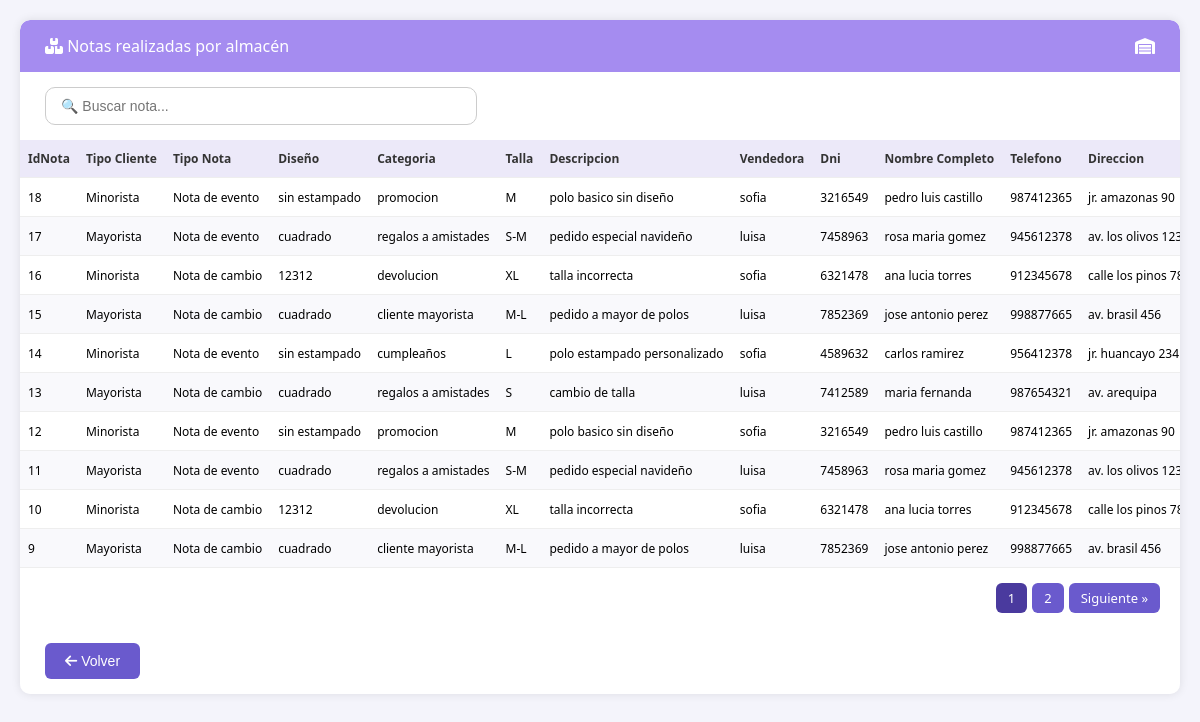
Page /tablanota2.php on the committed database.
### tables this page shows
CREATE TABLE `notas` (
  `idNota` int NOT NULL,
  `tipo_cliente` varchar(50) DEFAULT NULL,
  `tipo_nota` varchar(50) DEFAULT NULL,
  `diseño` varchar(100) DEFAULT NULL,
  `categoria` varchar(100) DEFAULT NULL,
  `talla` varchar(50) DEFAULT NULL,
  `descripcion` text,
  `vendedora` varchar(100) DEFAULT NULL,
  `dni` varchar(15) DEFAULT NULL,
  `nombre_completo` varchar(150) DEFAULT NULL,
  `telefono` varchar(20) DEFAULT NULL,
  `direccion` varchar(200) DEFAULT NULL,
  `provincia` varchar(100) DEFAULT NULL,
  `distrito` varchar(100) DEFAULT NULL,
  `departamento` varchar(100) DEFAULT NULL,
  `agencia_envio` varchar(100) DEFAULT NULL,
  `tipo_delivery` varchar(50) DEFAULT NULL,
  `tipo_cliente_extra` varchar(50) DEFAULT NULL
);

### tablanota2.php (the view, shortened to what this page needs)
<!DOCTYPE html>
<html lang="es">
<head>
    <link rel="stylesheet" href="https://cdnjs.cloudflare.com/ajax/libs/font-awesome/6.4.0/css/all.min.css">
</head>
<body>
<?php
$conn = new mysqli("localhost", "root", "", "textil_db");
$por_pagina = 10;
$pagina = isset($_GET['pagina']) ? intval($_GET['pagina']) : 1;
$inicio = ($pagina - 1) * $por_pagina;
$total_resultados = $conn->query("SELECT COUNT(*) as total FROM notas");
if ($total_resultados) {
    $total = $total_resultados->fetch_assoc()['total'];
    $total_paginas = ceil($total / $por_pagina);
} else {
    $total = 0;
    $total_paginas = 0;
}
$resultado = $conn->query("SELECT * FROM notas ORDER BY idNota DESC LIMIT $inicio, $por_pagina");
?>
<div class="container">
    <div class="header">
        <div><i class="fas fa-boxes"></i> Notas realizadas por almacén</div>
        <i class="fas fa-warehouse"></i>
    </div>
    <div class="search-box">
        <input type="text" id="search" placeholder="🔍 Buscar nota..." onkeyup="buscar()">
    </div>
    <table>
        <thead>
            <tr>
                <?php
                if ($resultado->num_rows > 0) {
                    $campos = $resultado->fetch_fields();
                    foreach ($campos as $campo) {
                        $nombre = ucwords(str_replace(['_', '-'], ' ', $campo->name));
                        echo "<th>" . htmlspecialchars($nombre) . "</th>";
                    }
                }
                ?>
            </tr>
        </thead>
        <tbody>
        <?php
        if ($resultado->num_rows > 0) {
            while ($fila = $resultado->fetch_assoc()) {
                echo "<tr>";
                foreach ($fila as $campo => $valor) {
                    $valor = $valor ?? "";
                    echo "<td>" . htmlspecialchars($valor) . "</td>";
                }
                echo "</tr>";
            }
        } else {
            echo "<tr><td colspan='20' style='text-align:center; padding:30px; color:#999;'>
                    <i class='fas fa-inbox' style='font-size:24px; display:block; margin-bottom:10px;'></i>
                    No hay registros disponibles en la base de datos
                  </td></tr>";
        }
        ?>
        </tbody>
    </table>
    <div class="pagination">
        <?php for ($i = 1; $i <= $total_paginas; $i++): ?>
            <a href="?pagina=<?= $i ?>" class="<?= $i == $pagina ? 'active' : '' ?>"><?= $i ?></a>
        <?php endfor; ?>
        <?php if ($pagina < $total_paginas): ?>
            <a href="?pagina=<?= $pagina+1 ?>">Siguiente &raquo;</a>
        <?php endif; ?>
    </div>
    <div class="footer">
        <button onclick="window.location.href='dashboard.php'">
            <i class="fas fa-arrow-left"></i> Volver
        </button>
    </div>
</div>
</body>
</html>

### tablanota2.php (style rules this page uses)
body { font-family: 'Segoe UI', sans-serif; margin: 0; padding: 20px; background-color: #f4f4fb; }
.container { width: 100%; max-width: 1400px; margin: 0 auto; background-color: white; box-shadow: 0 0 10px rgba(0, 0, 0, 0.1); border-radius: 10px; overflow-x: auto; }
.header { background-color: #a58cf0; color: white; padding: 15px 25px; display: flex; align-items: center; justify-content: space-between; border-radius: 10px 10px 0 0; }
table { width: 100%; border-collapse: collapse; font-size: 12px; min-width: 1100px; }
th, td { padding: 10px 8px; text-align: left; border-bottom: 1px solid #eee; white-space: nowrap; }
th { background-color: #ece9f9; color: #333; font-weight: 600; position: sticky; top: 0; z-index: 10; }
tr:nth-child(even) { background-color: #f9f9fc; }
.pagination { text-align: right; padding: 15px 20px; display: flex; justify-content: flex-end; gap: 5px; flex-wrap: wrap; }
.pagination a { background-color: #6a5acd; color: white; padding: 6px 12px; border-radius: 6px; text-decoration: none; font-size: 13px; }
.pagination a.active { background-color: #4a3a9e; }
.search-box { padding: 15px 25px; }
.search-box input { width: 100%; max-width: 400px; padding: 10px 15px; border: 1px solid #ccc; border-radius: 10px; font-size: 14px; transition: border-color 0.3s; }
.footer { padding: 15px 25px; display: flex; justify-content: flex-start; }
.footer button { background-color: #6a5acd; color: white; border: none; padding: 10px 20px; border-radius: 6px; cursor: pointer; font-size: 14px; transition: background-color 0.3s; }

### rows in the picture
notas: valor "18", valor "Minorista", valor "Nota de evento", valor "sin estampado", valor "promocion", valor "M", valor "polo basico sin diseño", valor "sofia", valor "3216549", valor "pedro luis castillo", valor "987412365", valor "jr. amazonas 90"
notas: valor "17", valor "Mayorista", valor "Nota de evento", valor "cuadrado", valor "regalos a amistades", valor "S-M", valor "pedido especial navideño", valor "luisa", valor "7458963", valor "rosa maria gomez", valor "945612378", valor "av. los olivos…"
notas: valor "16", valor "Minorista", valor "Nota de cambio", valor "12312", valor "devolucion", valor "XL", valor "talla incorrecta", valor "sofia", valor "6321478", valor "ana lucia torres", valor "912345678", valor "calle los pinos…"
notas: valor "15", valor "Mayorista", valor "Nota de cambio", valor "cuadrado", valor "cliente mayorista", valor "M-L", valor "pedido a mayor de polos", valor "luisa", valor "7852369", valor "jose antonio perez", valor "998877665", valor "av. brasil 456"
notas: valor "14", valor "Minorista", valor "Nota de evento", valor "sin estampado", valor "cumpleaños", valor "L", valor "polo estampado personalizado", valor "sofia", valor "4589632", valor "carlos ramirez", valor "956412378", valor "jr. huancayo 234"
notas: valor "13", valor "Mayorista", valor "Nota de cambio", valor "cuadrado", valor "regalos a amistades", valor "S", valor "cambio de talla", valor "luisa", valor "7412589", valor "maria fernanda", valor "987654321", valor "av. arequipa"
notas: valor "12", valor "Minorista", valor "Nota de evento", valor "sin estampado", valor "promocion", valor "M", valor "polo basico sin diseño", valor "sofia", valor "3216549", valor "pedro luis castillo", valor "987412365", valor "jr. amazonas 90"
notas: valor "11", valor "Mayorista", valor "Nota de evento", valor "cuadrado", valor "regalos a amistades", valor "S-M", valor "pedido especial navideño", valor "luisa", valor "7458963", valor "rosa maria gomez", valor "945612378", valor "av. los olivos…"
notas: valor "10", valor "Minorista", valor "Nota de cambio", valor "12312", valor "devolucion", valor "XL", valor "talla incorrecta", valor "sofia", valor "6321478", valor "ana lucia torres", valor "912345678", valor "calle los pinos…"
notas: valor "9", valor "Mayorista", valor "Nota de cambio", valor "cuadrado", valor "cliente mayorista", valor "M-L", valor "pedido a mayor de polos", valor "luisa", valor "7852369", valor "jose antonio perez", valor "998877665", valor "av. brasil 456"

### other values in the picture
$nombre "IdNota"
$nombre "Tipo Cliente"
$nombre "Tipo Nota"
$nombre "Diseño"
$nombre "Categoria"
$nombre "Talla"
$nombre "Descripcion"
$nombre "Vendedora"
$nombre "Dni"
$nombre "Nombre Completo"
$nombre "Telefono"
$nombre "Direccion"
